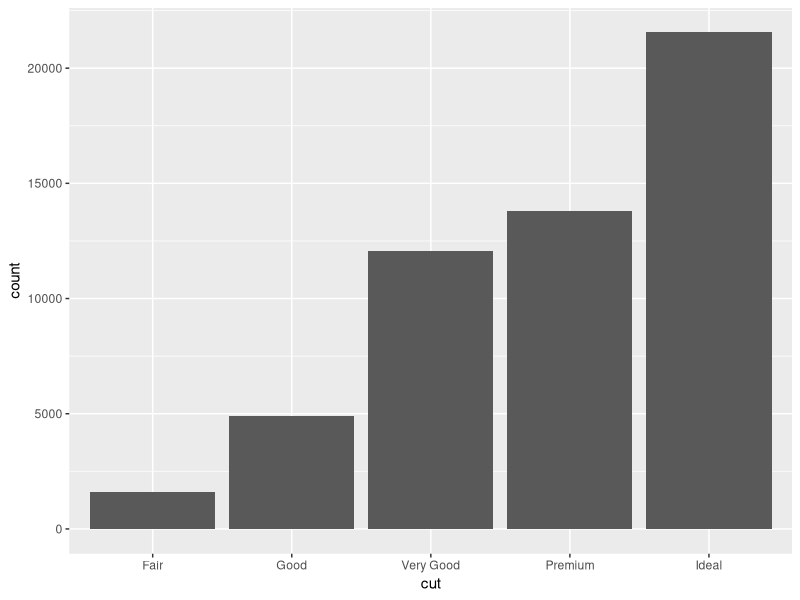
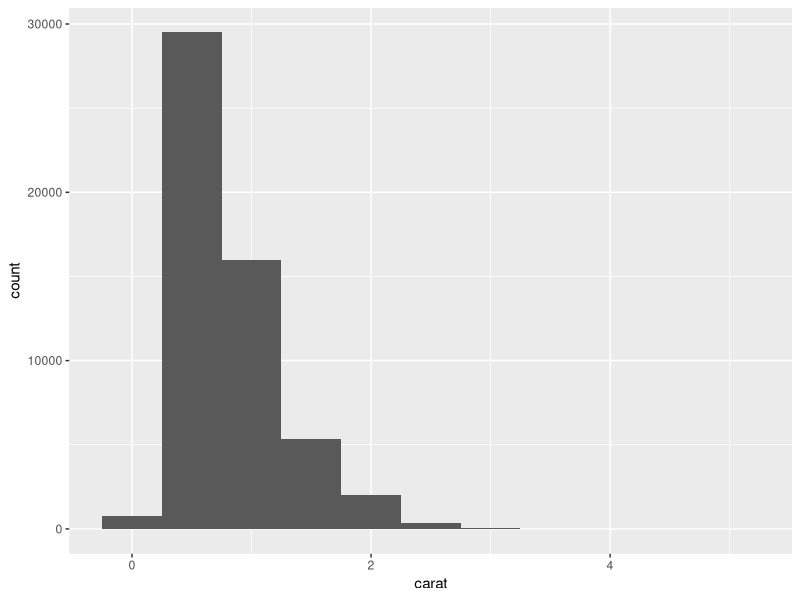
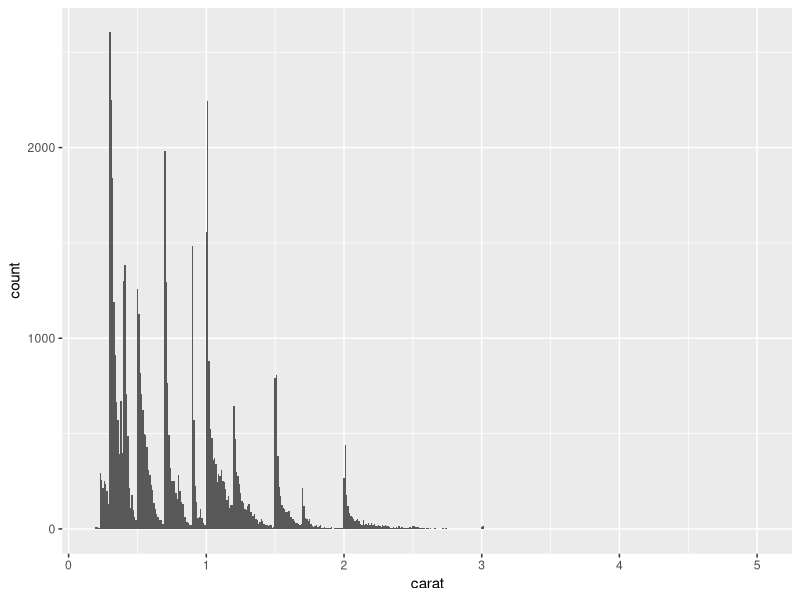
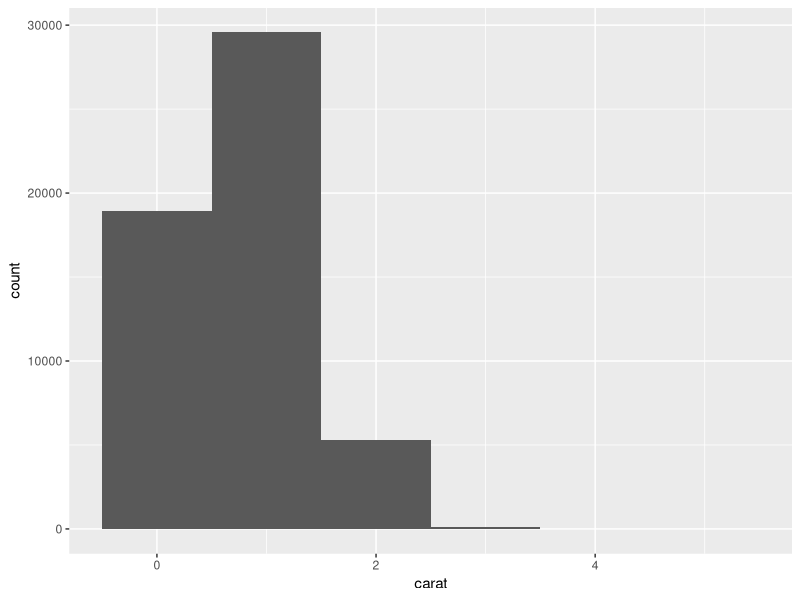
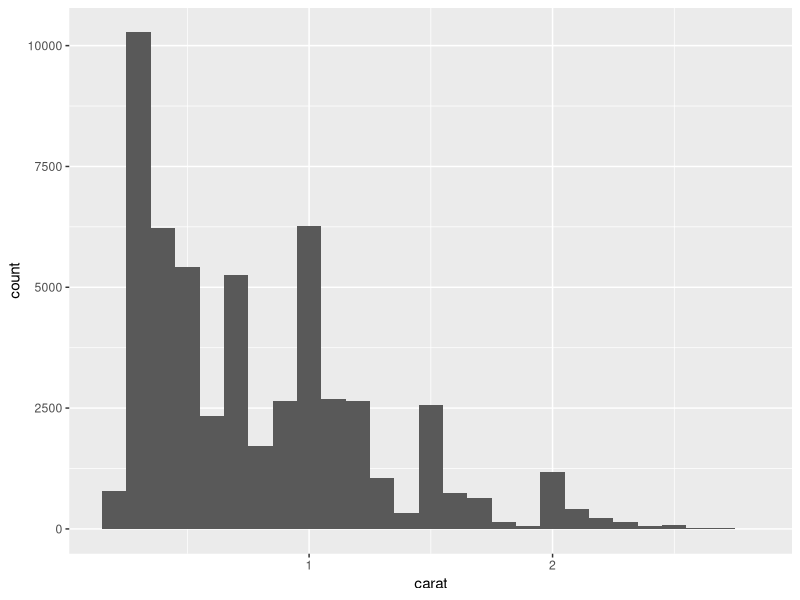
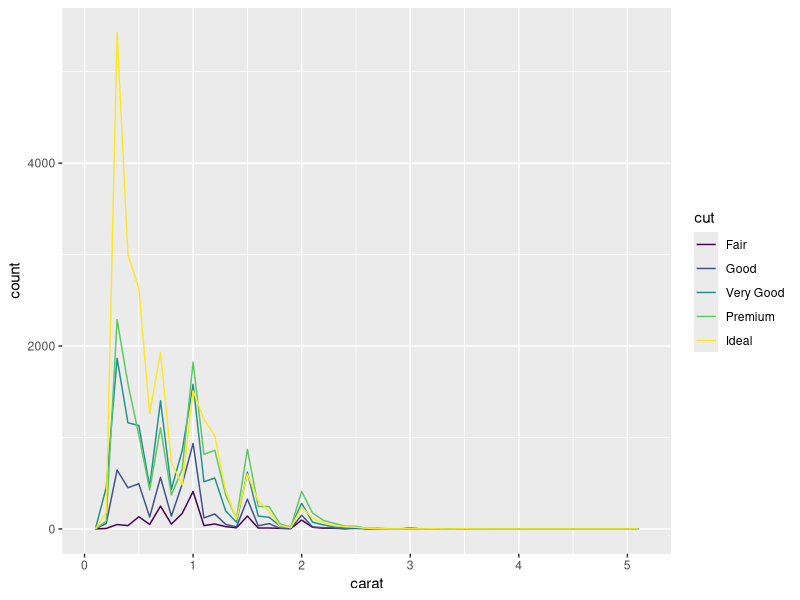
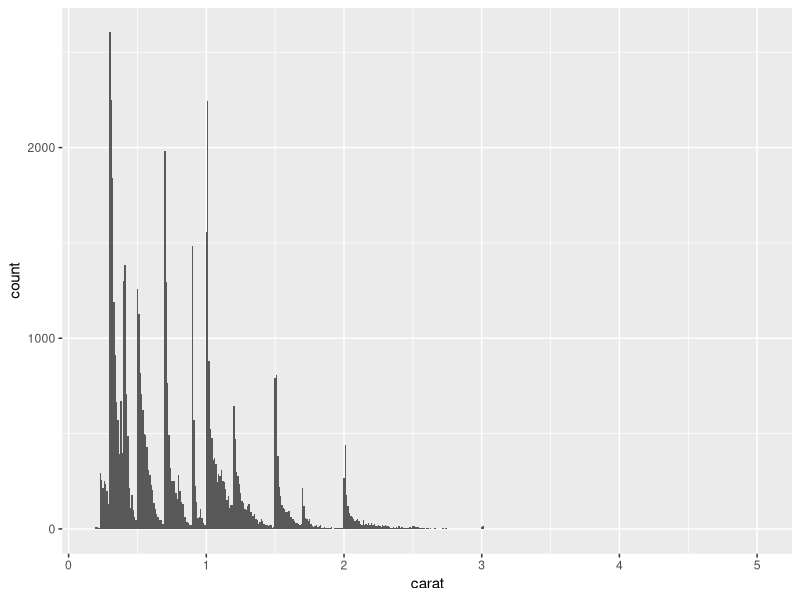
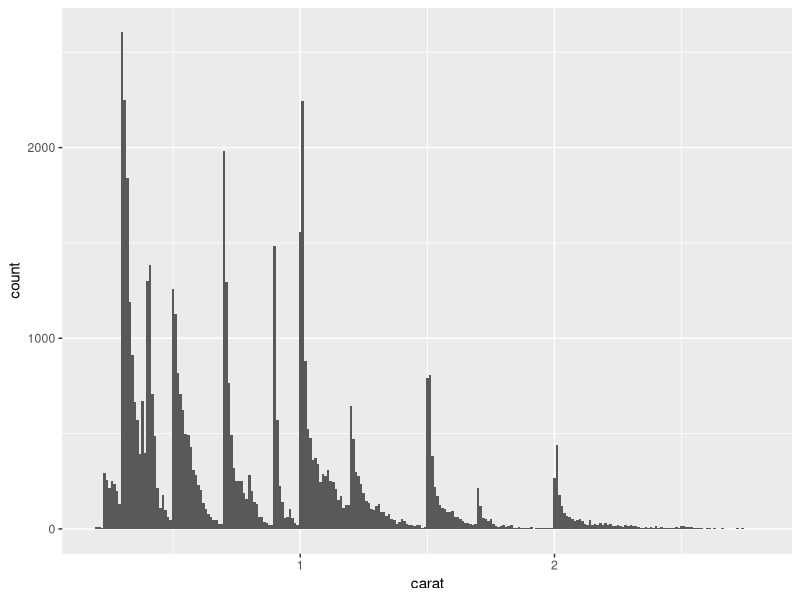

These figures' R source, in order: (Note: this script raises an error after producing the figures.)

library(tidyverse)
data("diamonds")
ggplot(data=diamonds) + geom_bar(mapping= aes(x=cut))
diamonds %>% count(cut)
ggplot(data=diamonds) + geom_histogram(mapping= aes(x=carat), binwidth =0.5) #Los quilates est?n comprendidos entre 0 y 5,1. Binwidth son los quilates
max(diamonds$carat) 
ggplot(data=diamonds) + geom_histogram(mapping= aes(x=carat), binwidth =0.01) ## Se va estrechando el histograma
ggplot(data=diamonds) + geom_histogram(mapping= aes(x=carat), binwidth =1) 
diamonds %>% count(cut_width(carat, 0.5)) #Con la funci?n cut_width conseguimos categorizar la variable carat
smaller <- diamonds %>% filter(carat < 3) #Eliminamos aquellos diamantes con quilates superiores a 3 ya que no son representativos
ggplot(data= smaller) + geom_histogram(mapping= aes(x=carat), binwidth =0.1) #La distribuci?n est? mucho m?s detallada. La moda es el valor de la muestra que m?s se repite y est? m?s centralizad
ggplot(data=diamonds, mapping = aes(x=carat, color=cut)) + geom_freqpoly(binwidth=0.1)
ggplot(data=diamonds, mapping = aes(x=carat)) + geom_histogram(binwidth=0.01) # El patr?n es que hay l?neas a la derecha y no a la izquierda
ggplot(data=smaller, mapping = aes(x=carat)) + geom_histogram(binwidth=0.01)
unusual <- diamonds %>%
  filter(y< 3 | y > 20) %>%
  arrange(y)
unusual

#Practica 4 (diapositiva 13)
##Ejercicio 1
### La variable precio es una variable continua
ggplot(data=diamonds) + geom_histogram(mapping = aes(x=price), binwidth =0.5)
ggplot(data=diamonds) + geom_histogram(mapping = aes(x=price), binwidth =4) ##Podemos observar que existe una relaci?n negativa entre el precio de diamantes y n?mero de ellos, es decir, a mayor precio menor diamantes existen Adem?s, existe una concentraci?n muestral de diamantes para aquellos cuyo precio sea < a 5.000???. Para visualizarlo mejor, haremos un filter y la distribuci?n nos quedar?a m?s representativa
diamantesbaratos<- filter(diamonds,diamonds$price < 5000)
diamantesbaratos
ggplot(data=diamantesbaratos) + geom_histogram(mapping = aes(x=price), binwidth =4) #Una vez filtrado podemos ver que aquellos diamantes cuyo precio sea hasta un maximo de 1.500??? aproximadamente son aquellos en donde m?s cantidad existen de ellos


##Ejercicio 2

count(filter(diamonds, carat == 0.99)) ## Existen 23 diamantes con quilates de 0.99
count(filter(diamonds, carat == 1)) ## Existen 1558 diamantes con quilates de 1. Podemos observar que la diferencia de quilates es insignificativa pero que las joyerias podr?an tener incentivos a aumentar artificailmente los quilates puesto que se venden m?s los diamantes con quilates de 1.
mean(diamonds$price) # 3.932,8 es la media de los precios de los diamantes
median(diamonds$price) # 2401 es la mediana, es menos porque los pocos diamantes que valen mucho destrozan la representatividad de la media y eso hace desvirtuarla.

ggplot(data=diamonds, mapping=aes(x=cut, y=price)) + geom_boxplot() ## Los que son m?s caros tienen el corte ideal pero existen muchos outliers con los mejores diamantes
ggplot(data=diamonds) + geom_boxplot(mapping=aes(cut, price)) # Es lo mismo que lo anterior
##Ejercicio de la diapositiva  20
cor(diamonds$price, diamonds$carat) ##La correlaci?n es de 0.9215913, es la mayor correlacion que podemos encontrar, lo cual quiere decir que la variable que explica mejor el precio de los diamantes es la variable carat, es decir, los quilates. Viendolo de forma visual quedar?a de la siguiente forma:
ggplot(diamonds, aes(carat, price))+ geom_point()
cor (diamonds$x * diamonds$y *diamonds$z, diamonds$price) ## La correlaci?n es 0.902384 Viendolo de forma visual ser?a la siguiente
ggplot(diamonds, aes(price, x*y*z))+ geom_point() ##Se ajustan a una l?nea y eso significa que existe una relaci?n muy estrecha entre la combinaci?n de x,y y z y la variable precio
volumen<- diamonds %>% mutate(w=x*y*z)
ggplot(volumen, aes(w, price)) + geom_point() ##Esta es otra forma de representan la combinaci?n de x y y z
cor(diamonds$x, diamonds$price) ##Por separado la correlaci?n es de 0.8844. Haci?ndolo por separado la variable x es la que mejor explica la variable precio, ?nicamente si lo comparamos con las variables Y y Z
cor(diamonds$y, diamonds$price) ## La correlaci?n es de 0.8654
cor(diamonds$z, diamonds$price) ## La correlaci?n es de 0.86124
cor(diamonds$price, diamonds$cut) ##No podemos calcular la correlaci?n con cut puesto que ni es una variable categ?rica
ggplot(diamonds,aes(x=cut, y= carat)) + geom_boxplot() ## Existe una gran variabilidad en la distribuci?n de los tama?os de quilates dentro de cada categor?a de corte. Existe una ligera relaci?n negativa entre el quilate y el corte. Cabe destacar que los diamantes con quilates m?s grandes tienen un corte "Fair", siendo este el m?s bajo. Esta relaci?n negativa puede deberse a la forma en que se seleccionan los diamantes para la venta. Un diamante m?s grande se puede vender de forma m?s rentable con un corte de menor calidad, mientras que un diamante m?s peque?o requier eun mejor corte


